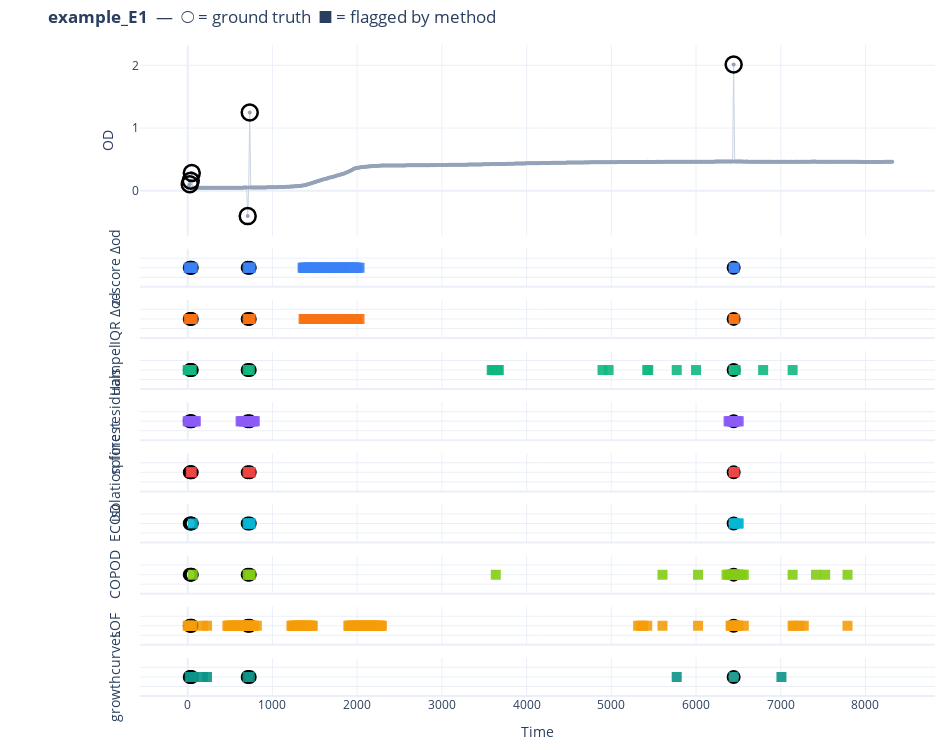
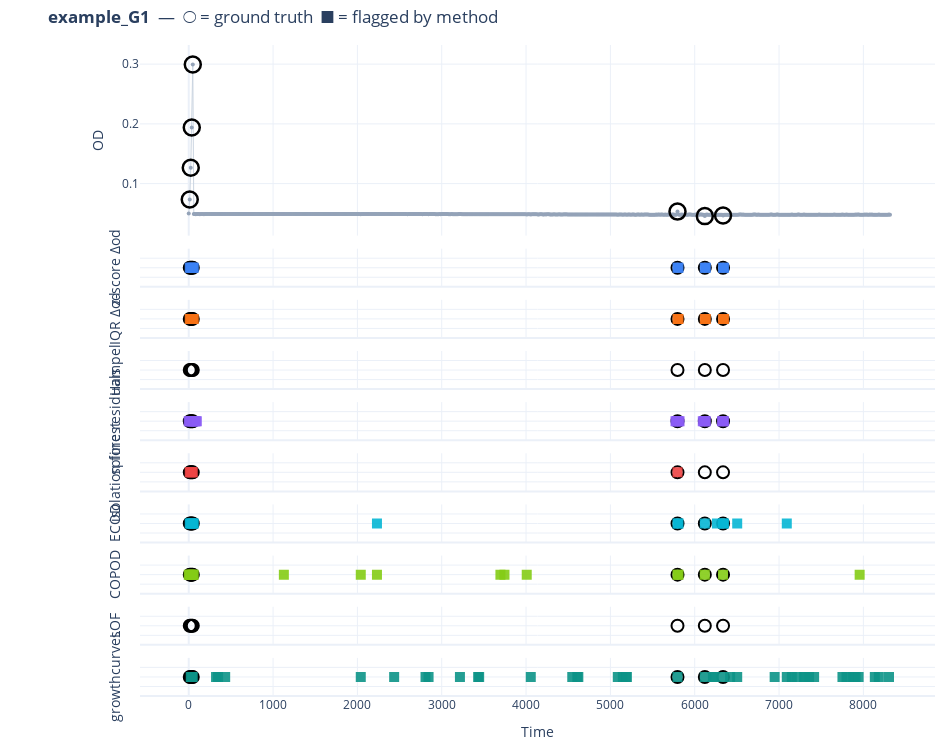
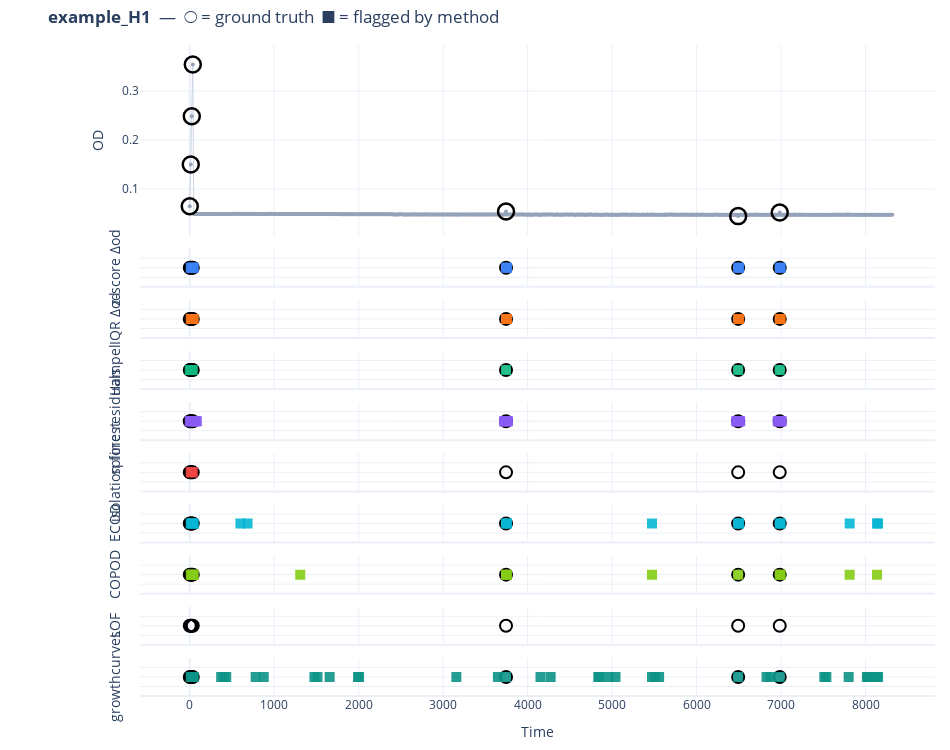
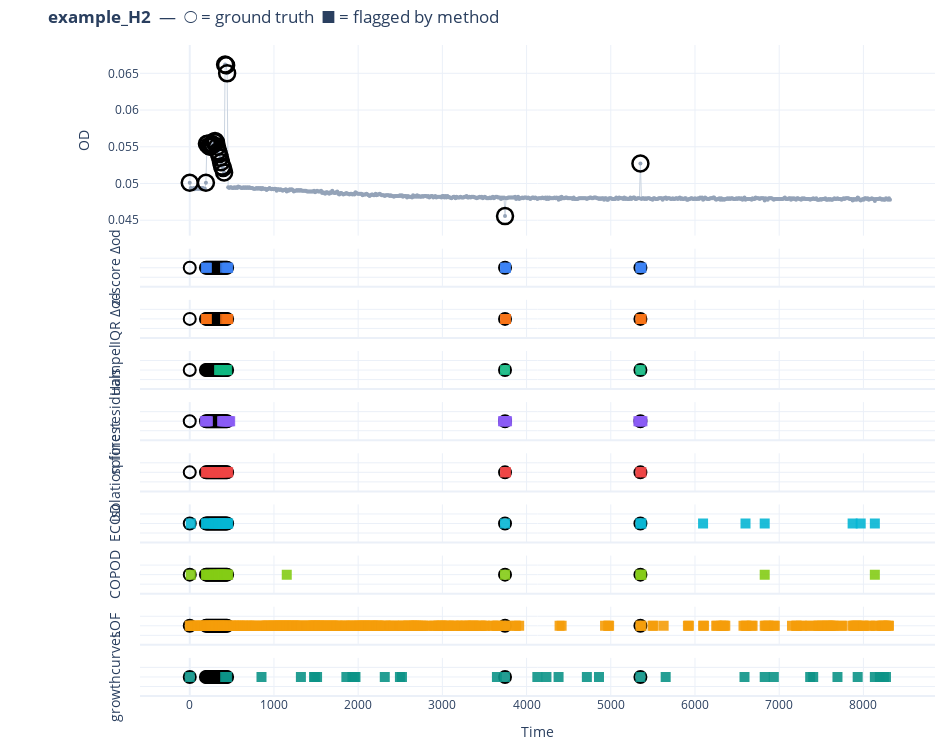

Notebook cell for these charts, in order:
### Markdown cell above
### 7 · Per-curve visual inspection

For each curve: the OD trace with **○ ground-truth markers** on top, then one labelled strip per method below (shared x-axis).

- **○ open circle** in a strip = this time point is in the ground truth  
- **■ filled square** = flagged by the method  
- Both at the same position = true positive; circle only = false negative; square only = false positive

### Code cell
n_methods    = len(method_names)
row_heights  = [5] + [1] * n_methods  # data trace tall, flag strips short

for cid in traces_df["curve_id"].unique():
    grp  = traces_df[traces_df["curve_id"] == cid]
    t    = grp["t"].to_numpy()
    od   = grp["od"].to_numpy()
    gt_c = gt.loc[grp.index].to_numpy()

    fig = make_subplots(
        rows=1 + n_methods,
        cols=1,
        shared_xaxes=True,
        row_heights=row_heights,
        vertical_spacing=0.02,
    )

    # ── Row 1: OD trace + ground-truth markers ────────────────────────────────
    fig.add_trace(
        go.Scatter(
            x=t, y=od, mode="lines+markers",
            line=dict(color="#CBD5E1", width=1),
            marker=dict(size=4, color="#94A3B8"),
            showlegend=False,
        ),
        row=1, col=1,
    )
    if gt_c.any():
        fig.add_trace(
            go.Scatter(
                x=t[gt_c], y=od[gt_c], mode="markers",
                marker=dict(size=16, symbol="circle-open", color="black",
                            line=dict(width=2.5)),
                showlegend=False,
                hovertemplate="GT outlier<br>t=%{x:.0f}  OD=%{y:.4f}<extra></extra>",
            ),
            row=1, col=1,
        )

    # ── Rows 2+: one strip per method ─────────────────────────────────────────
    for j, mname in enumerate(method_names):
        row = j + 2
        p_c = predictions[mname].loc[grp.index].to_numpy()

        # Mark GT positions in every strip (open circles) so alignment is clear
        if gt_c.any():
            fig.add_trace(
                go.Scatter(
                    x=t[gt_c], y=np.ones(gt_c.sum()),
                    mode="markers",
                    marker=dict(size=12, symbol="circle-open", color="black",
                                line=dict(width=2)),
                    showlegend=False, hoverinfo="skip",
                ),
                row=row, col=1,
            )

        # Filled squares where this method fires
        if p_c.any():
            fig.add_trace(
                go.Scatter(
                    x=t[p_c], y=np.ones(p_c.sum()),
                    mode="markers",
                    marker=dict(size=10, symbol="square",
                                color=color_map[mname], opacity=0.9),
                    showlegend=False,
                    hovertemplate=f"{mname}<br>t=%{{x:.0f}}<extra></extra>",
                ),
                row=row, col=1,
            )

        fig.update_yaxes(
            title_text=mname, showticklabels=False,
            range=[0, 2], row=row, col=1,
        )

    fig.update_yaxes(title_text="OD", row=1, col=1)
    fig.update_xaxes(title_text="Time", row=1 + n_methods, col=1)
    fig.update_layout(
        title=f"<b>{cid}</b>  —  ○ = ground truth  ■ = flagged by method",
        template="plotly_white",
        height=300 + n_methods * 50,
        width=950,
        showlegend=False,
        margin=dict(t=45, b=35, l=140, r=15),
    )
    fig.show()
